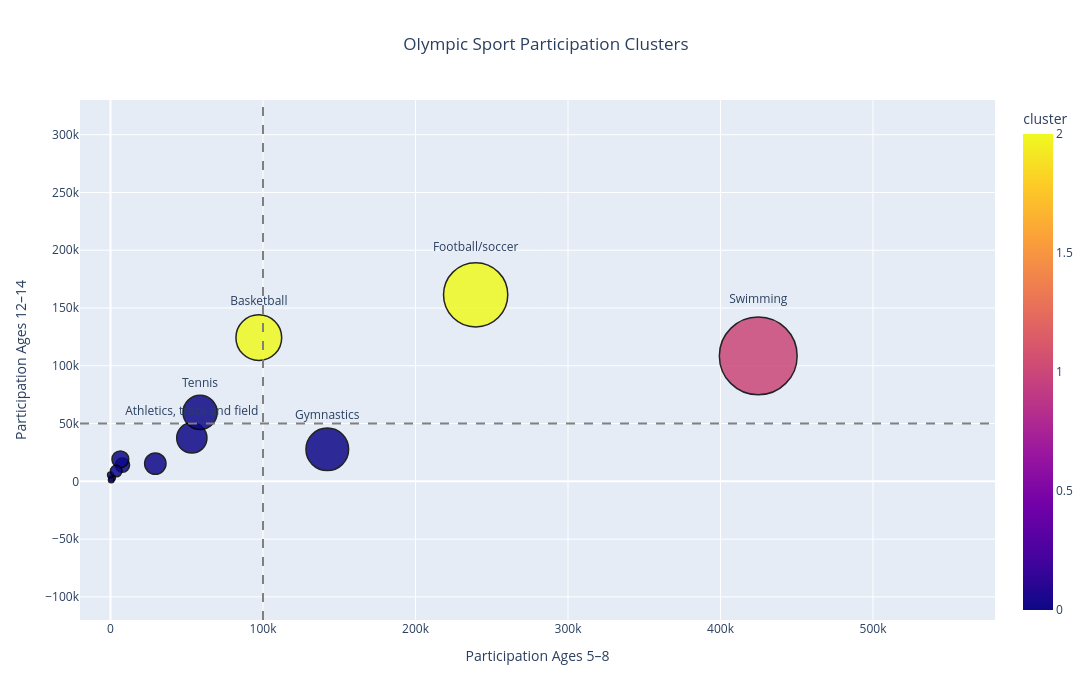

Notebook source saved alongside this figure:
### Markdown cell above
# Visualising Olympic Sport Participation Clusters

The clustering results are visualised to better understand how Olympic-relevant sports group together based on youth participation patterns across age groups and gender categories.

Visualising the clusters helps identify which sports demonstrate:
- exceptionally strong engagement,
- consistently high participation,
- or comparatively moderate and lower participation profiles.

This provides a clearer strategic understanding of how participation patterns differ across Olympic sports and supports stronger interpretation of potential audience development opportunities leading up to Brisbane 2032.

### Code cell
# Label only major sports to avoid clutter
olympic_sports["label"] = olympic_sports["Sport"].where(
    olympic_sports["youth_engagement_score"] > 200000,
    ""
)

# Create strategic clustering scatter plot
fig = px.scatter(
    olympic_sports,
    x="5-8",
    y="12-14",
    color="cluster",
    size="youth_engagement_score",
    hover_name="Sport",
    text="label",
    title="Olympic Sport Participation Clusters",
    size_max=55
)

# Improve layout
fig.update_layout(
    height=700,
    width=1200,
    title_x=0.5,
    xaxis_title="Participation Ages 5–8",
    yaxis_title="Participation Ages 12–14"
)

# Improve marker and label appearance
fig.update_traces(
    textposition="top center",
    marker=dict(
        line=dict(width=1.5, color="black"),
        opacity=0.85
    )
)

# Add strategic reference lines
fig.add_vline(
    x=100000,
    line_dash="dash",
    line_color="gray"
)

fig.add_hline(
    y=50000,
    line_dash="dash",
    line_color="gray"
)

# Add spacing around the chart
fig.update_xaxes(range=[-20000, 580000])
fig.update_yaxes(range=[-120000, 330000])

fig.show()

### Figure 1 — Plotly figure (JSON) as saved in the notebook; plotly's stock layout.template omitted (floating-point values rounded to 4 significant figures)
{"data": [{"hovertemplate": "<b>%{hovertext}</b><br><br>5-8=%{x}<br>12-14=%{y}<br>youth_engagement_score=%{marker.size}<br>label=%{text}<br>cluster=%{marker.color}<extra></extra>", "hovertext": ["Archery", "Athletics, track and field", "Badminton", "Basketball", "Cycling", "Football/soccer", "Gymnastics", "Hockey", "Rowing", "Sailing", "Swimming", "Table tennis", "Tennis"], "legendgroup": "", "marker": {"color": [0, 0, 0, 2, 0, 2, 0, 0, 0, 0, 1, 0, 0], "coloraxis": "coloraxis", "line": {"color": "black", "width": 1.5}, "opacity": 0.85, "size": [12520.0, 292400.0, 65280.0, 668800.0, 146500.0, 1319000.0, 582100.0, 89910.0, 11000.0, 9830.0, 1934000.0, 42360.0, 372300.0], "sizemode": "area", "sizeref": 639.3, "symbol": "circle"}, "mode": "markers+text", "name": "", "orientation": "v", "showlegend": false, "text": ["", "Athletics, track and field", "", "Basketball", "", "Football/soccer", "Gymnastics", "", "", "", "Swimming", "", "Tennis"], "textposition": "top center", "type": "scatter", "x": [1123.0, 53330.0, 7798.0, 97250.0, 29390.0, 239400.0, 142200.0, 6463.0, 0.0, 480.6, 424800.0, 3725.0, 58740.0], "xaxis": "x", "y": [3058.0, 37550.0, 14030.0, 124300.0, 15340.0, 161400.0, 27760.0, 19090.0, 5502.0, 1129.0, 108600.0, 8912.0, 59620.0], "yaxis": "y"}], "layout": {"coloraxis": {"colorbar": {"title": {"text": "cluster"}}, "colorscale": [[0, "#0d0887"], [0.1111, "#46039f"], [0.2222, "#7201a8"], [0.3333, "#9c179e"], [0.4444, "#bd3786"], [0.5556, "#d8576b"], [0.6667, "#ed7953"], [0.7778, "#fb9f3a"], [0.8889, "#fdca26"], [1, "#f0f921"]]}, "height": 700, "legend": {"itemsizing": "constant", "tracegroupgap": 0}, "shapes": [{"line": {"color": "gray", "dash": "dash"}, "type": "line", "x0": 100000, "x1": 100000, "xref": "x", "y0": 0, "y1": 1, "yref": "y domain"}, {"line": {"color": "gray", "dash": "dash"}, "type": "line", "x0": 0, "x1": 1, "xref": "x domain", "y0": 50000, "y1": 50000, "yref": "y"}], "title": {"text": "Olympic Sport Participation Clusters", "x": 0.5}, "width": 1200, "xaxis": {"anchor": "y", "domain": [0, 1], "range": [-20000, 580000], "title": {"text": "Participation Ages 5–8"}}, "yaxis": {"anchor": "x", "domain": [0, 1], "range": [-120000, 330000], "title": {"text": "Participation Ages 12–14"}}}}
